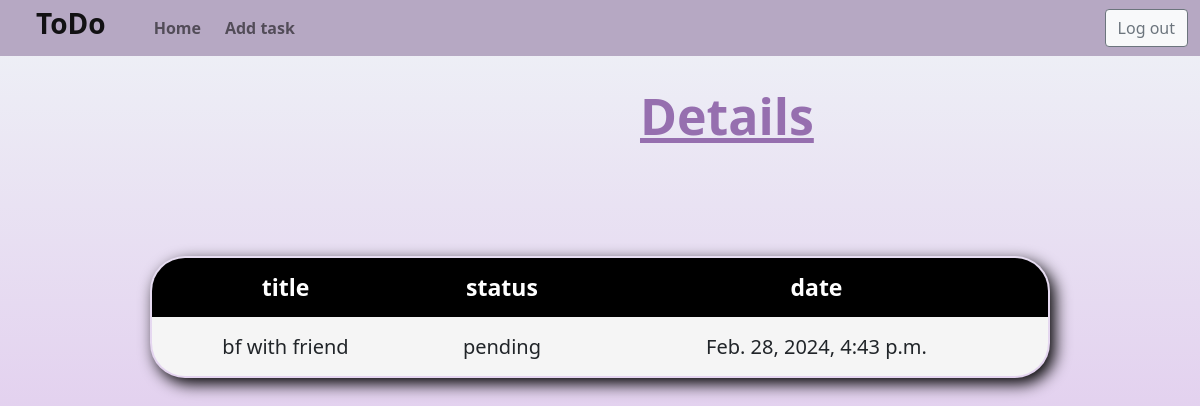
The app's page /todoapp/task/7/ (signed in) with its own data.
### todoapp/models.py (models this page shows, shortened)
class Task(models.Model):
    title=models.CharField(max_length=200)
    status_options=(
        ('completed','completed'),
        ('pending','pending')
    )
    status=models.CharField(max_length=200,choices=status_options,default='pending')
    date=models.DateTimeField(auto_now_add=True)
    user_object=models.ForeignKey(User,on_delete=models.CASCADE)

### todoapp/views.py (the view)
# urls.py: path("task/<int:pk>/",views.TaskDetailView.as_view(),name="task-detail"),
@method_decorator([signin_required,never_cache],name="dispatch")
class TaskDetailView(View):
    def get(self,request,*args,**kwargs):
        id=kwargs.get("pk")
        qs=Task.objects.get(id=id)
        return render(request,"task_detail.html",{"data":qs})

### todoapp/decorator.py (called while the page is built)
def signin_required(fn):
    def wrapper(request,*args,**kwargs):
        if not request.user.is_authenticated:
            messages.error(request,"invalid session")
            return redirect("signin")
        else:
            return fn(request,*args,**kwargs)
    return wrapper

### todoapp/templates/task_detail.html (shortened to what this page needs)
<!DOCTYPE html>
<html lang="en">
<head>
    <link href="https://cdn.jsdelivr.net/npm/bootstrap@5.0.2/dist/css/bootstrap.min.css" rel="stylesheet">
</head>
<body>
    <nav class="navbar navbar-expand-lg navbar-light">
        <div class="container-fluid" style="height:40px">
          <h3 class="navbar-brand fs-3 px-4" style="font-family:system-ui, -apple-system, BlinkMacSystemFont, 'Segoe UI', Roboto, Oxygen, Ubuntu, Cantarell, 'Open Sans', 'Helvetica Neue', sans-serif;"><b>ToDo</b></h3>
          <div class="collapse navbar-collapse" id="navbarSupportedContent">
            <ul class="navbar-nav me-auto mb-2 mb-lg-0 gap-2">
              <li class="nav-item">
                <a class="nav-link" aria-current="page" href="{% url 'task-list' %}" id="ee"><b>Home</b></a>
              </li>
              <li class="nav-item">
                <a class="nav-link" href="{% url 'task-add' %}" id="ee"><b>Add task</b></a>
              </li>
            </ul>
            <div class="d-flex">
              <a href="{% url 'signout' %}" class="btn btn-light btn-outline-secondary">Log out</a>
            </div>
          </div>
        </div>
      </nav>
    <h1 id="h">Details</h1>
    <center>
   <table id="t">
    <tr>
    <th>title</th>
    <th>status</th>
    <th>date</th>
    </tr>
    <tr>
        <td>{{data.title}}</td>
        <td>{{data.status}}</td>
        <td>{{data.date}}</td>
    </tr>
   </table>
</center>
</body>
</html>

### todoapp/templates/task_detail.html (style rules this page uses)
.navbar { background-color:rgb(182, 168, 195); }
body { background-color: #FFDEE9; background-image: linear-gradient(0deg, #d9b5e8 0%, #eff3f7 100%); background-repeat: no-repeat; background-size: 100% 750px; }
#t { margin-top:110px; border:2px solid black; border-collapse: collapse; border-radius: 30px; width:900px; border-radius:35px; overflow: hidden; box-shadow: 5px 6px 16px black; }
td,th { border:1px solid black; border-collapse: collapse; }
td { background-color:whitesmoke;font-size:20px;font-family: 'Segoe UI', Tahoma, Geneva, Verdana, sans-serif; }
th { color:white;background-color: black;font-size: 23px;font-family: 'Segoe UI', Tahoma, Geneva, Verdana, sans-serif; }
tr { height:60px;text-align: center; }
#h { font-size:50px;text-decoration: underline;font-weight:bolder;color:rgb(150, 111, 175);margin-left:640px;margin-top:30px; }

### records on screen
Task: title "bf with friend", status "pending", date "Feb. 28, 2024, 4:43 p.m."
